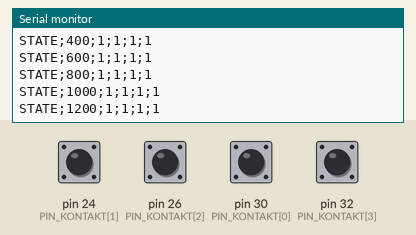
Recording of a program running on a simulated Arduino Mega 2560, built with avr-gcc and run on an emulated ATmega2560. On the bench: the last lines printed to the serial monitor. Inputs (shaded band) come from the test bench; at power-on: pin 24 (PIN_KONTAKT[1]), pin 26 (PIN_KONTAKT[2]), pin 30 (PIN_KONTAKT[0]), pin 32 (PIN_KONTAKT[3]) HIGH.

Above: at 1.4 s.
1.5 s: pin 24 (PIN_KONTAKT[1]) pulled LOW for 0.15 s
At 1.79 s:
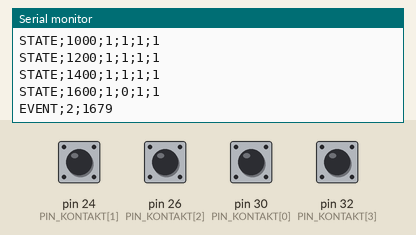
4.6 s: pin 26 (PIN_KONTAKT[2]) pulled LOW for 0.15 s
6.2 s: pin 30 (PIN_KONTAKT[0]) pulled LOW for 0.15 s
7.8 s: pin 32 (PIN_KONTAKT[3]) pulled LOW for 0.15 s
9.4 s: pin 24 (PIN_KONTAKT[1]) pulled LOW for 1 s
At 9.76 s:
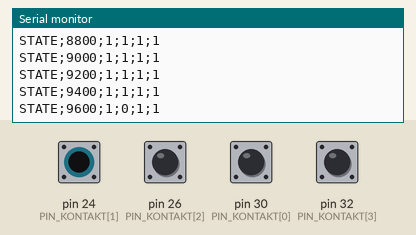
11.9 s: pin 26 (PIN_KONTAKT[2]) pulled LOW for 1 s
At 12.16 s:
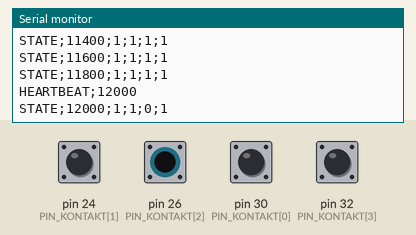
Timing chart, 0 to 14.9 s (numbered marks = the images above; inputs shaded):
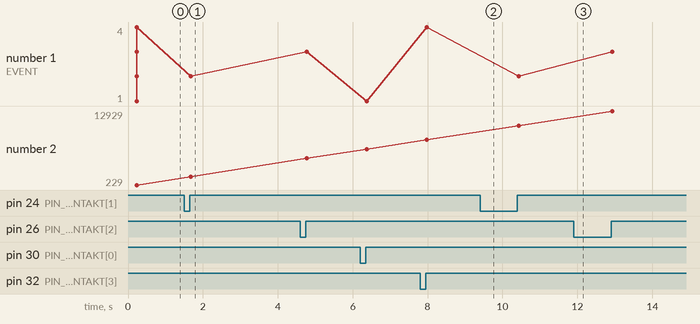

Measured:
- after the input at 1.5 s, the serial monitor: prints a new line after 0.10 s (image 1)
- after the input at 9.4 s, the serial monitor: prints a new line after 0.20 s (image 2)
- after the input at 11.9 s, the serial monitor: prints a new line after 0.10 s (image 3)
- plotted number 1: 2 → 3 after the input at 4.6 s, 1 → 4 after the input at 7.8 s, 4 → 2 after the input at 9.4 s, 2 → 3 after the input at 11.9 s
- plotted number 2: 229 → 1679 after the input at 1.5 s, 1679 → 4779 after the input at 4.6 s, 4779 → 6379 after the input at 6.2 s, 6379 → 7979 after the input at 7.8 s, 7979 → 10429 after the input at 9.4 s

The program:

main.cpp
```cpp
// Zeitmessung Siloplanen-Race (Arduino Mega 2560): liest 4 Öffner-Kontakte
// (einer pro Bahn) und meldet jede Auslösung als Zeile über USB-Seriell an
// eine lokale Desktop-App - kein WLAN, kein Server-Kontakt vom Gerät selbst.
// Ablauf pro Bahn: Läufer 1 löst den Kontakt beim Loslaufen aus, bei der
// Übergabe löst jeweils der nächste Läufer denselben Kontakt erneut aus,
// der letzte (vierte) Läufer löst ihn zusätzlich noch einmal am Ziel aus -
// macht 5 Auslösungen pro Bahn über den gesamten Lauf. Die Firmware selbst
// kennt keine Läufe/Runden oder Läufer-Zuordnung, das macht die Desktop-App
// bzw. die Webapp anhand der Reihenfolge. Siehe README.md.
//
// Serielles Protokoll (115200 Baud, Zeilenende "\n", reines ASCII):
//   READY;<geraet_id>                  - einmalig direkt nach dem Booten
//   HEARTBEAT;<millis>                 - alle HEARTBEAT_INTERVALL_MS, auch
//                                         ohne Auslösung (Lebenszeichen)
//   EVENT;<bahn>;<millis>               - bei jeder Kontaktauslösung
//   STATE;<millis>;<b1>;<b2>;<b3>;<b4>  - alle STATE_INTERVALL_MS, aktueller
//                                         entprellter Pin-Zustand je Bahn
//                                         (0=bereit/LOW, 1=ausgelöst/HIGH) -
//                                         nur für die Live-Anzeige beim
//                                         Verkabeln/Testen, KEIN Ersatz für
//                                         EVENT (das bleibt die einzige
//                                         Quelle für echte Zeitmessung)
#include <Arduino.h>
#include "config.h"

struct Kontakt {
  uint8_t pin;
  int bahn;
  // Startwert = Ruhezustand des Oeffner-Kontakts (geschlossen = LOW).
  bool stabilHigh = false;
  bool letzterRoh = false;
  unsigned long letzteAenderung = 0;
};

Kontakt kontakte[ANZAHL_BAHNEN];
unsigned long letzterHeartbeat = 0;
unsigned long letzterStatus = 0;

void kontaktePruefen();
void statusSenden();

void setup() {
  Serial.begin(115200);
  delay(200);

  for (int i = 0; i < ANZAHL_BAHNEN; i++) {
    pinMode(PIN_KONTAKT[i], INPUT_PULLUP);
    kontakte[i].pin = PIN_KONTAKT[i];
    kontakte[i].bahn = i + 1;
  }

  Serial.print("READY;");
  Serial.println(GERAETE_ID);
}

void loop() {
  kontaktePruefen();

  unsigned long jetzt = millis();
  if (jetzt - letzterHeartbeat >= HEARTBEAT_INTERVALL_MS) {
    letzterHeartbeat = jetzt;
    Serial.print("HEARTBEAT;");
    Serial.println(jetzt);
  }
  if (jetzt - letzterStatus >= STATE_INTERVALL_MS) {
    letzterStatus = jetzt;
    statusSenden();
  }
}

void statusSenden() {
  Serial.print("STATE;");
  Serial.print(millis());
  for (auto& k : kontakte) {
    Serial.print(";");
    Serial.print(k.stabilHigh ? 1 : 0);
  }
  Serial.println();
}

// ── Kontakte lesen (entprellt, flankengetriggert) ──────────────────────
// Siehe config.h für die Polarität (idle=LOW, Auslösung=Flanke LOW->HIGH).
void kontaktePruefen() {
  unsigned long jetzt = millis();
  for (auto& k : kontakte) {
    bool roh = digitalRead(k.pin) == HIGH;
    if (roh != k.letzterRoh) {
      k.letzterRoh = roh;
      k.letzteAenderung = jetzt;
    }
    if (roh != k.stabilHigh && (jetzt - k.letzteAenderung) >= ENTPRELL_MS) {
      k.stabilHigh = roh;
      if (k.stabilHigh) {   // stabile Flanke auf HIGH = Oeffner-Kontakt ausgelöst
        Serial.print("EVENT;");
        Serial.print(k.bahn);
        Serial.print(";");
        Serial.println(jetzt);
      }
    }
  }
}
```

config.h
```cpp
#pragma once

// ── Pinbelegung ───────────────────────────────────────────────────────────
// Öffner-Kontakte (NC/Break-Kontakte) am internen Pullup: Ruhezustand =
// Kontakt geschlossen = gegen GND kurzgeschlossen = LOW. Auslösung = Kontakt
// öffnet = Pin wird vom internen Pullup auf HIGH gezogen. Auslösung ist die
// Flanke LOW -> HIGH (nicht umgekehrt) - identische Verkabelung/Logik wie
// beim bisherigen ESP32 (siehe ../zeitmessung/README.md), nur andere Pins.
// Bewusst NICHT die UART-Pins (0/1, 14-19) oder SPI/I2C-Pins verwendet.
constexpr int ANZAHL_BAHNEN = 4;
// Bahn 1 (war Pin 22) und Bahn 4 (war Pin 28) am 2026-08-17 auf 30/32
// umgelegt: Kontakte selbst per Multimeter als elektrisch einwandfrei
// verifiziert (Spannung wechselt zuverlässig), Pins 22/28 haben den Wechsel
// aber nicht registriert - Verdacht auf Pin-spezifisches Problem auf diesem
// Board. Kabel von Bahn 1/4 müssen physisch auf 30/32 umgesteckt werden.
constexpr uint8_t PIN_KONTAKT[ANZAHL_BAHNEN] = {30, 24, 26, 32};

// ── Entprellung ───────────────────────────────────────────────────────────
constexpr unsigned long ENTPRELL_MS = 30;

// ── Gerät ─────────────────────────────────────────────────────────────────
constexpr char GERAETE_ID[] = "mega2560-zeitmessung-1";

// ── Heartbeat (Lebenszeichen, damit die Desktop-App eine hängende/tote
// USB-Verbindung von einer nur gerade untätigen Bahn unterscheiden kann) ──
constexpr unsigned long HEARTBEAT_INTERVALL_MS = 2000;

// ── Live-Zustand (für die Desktop-App-Anzeige beim Verkabeln/Testen, damit
// man sofort sieht ob ein Pin überhaupt reagiert, statt auf eine vollständig
// entprellte Flanke warten zu müssen) - deutlich häufiger als HEARTBEAT. ──
constexpr unsigned long STATE_INTERVALL_MS = 200;
```
